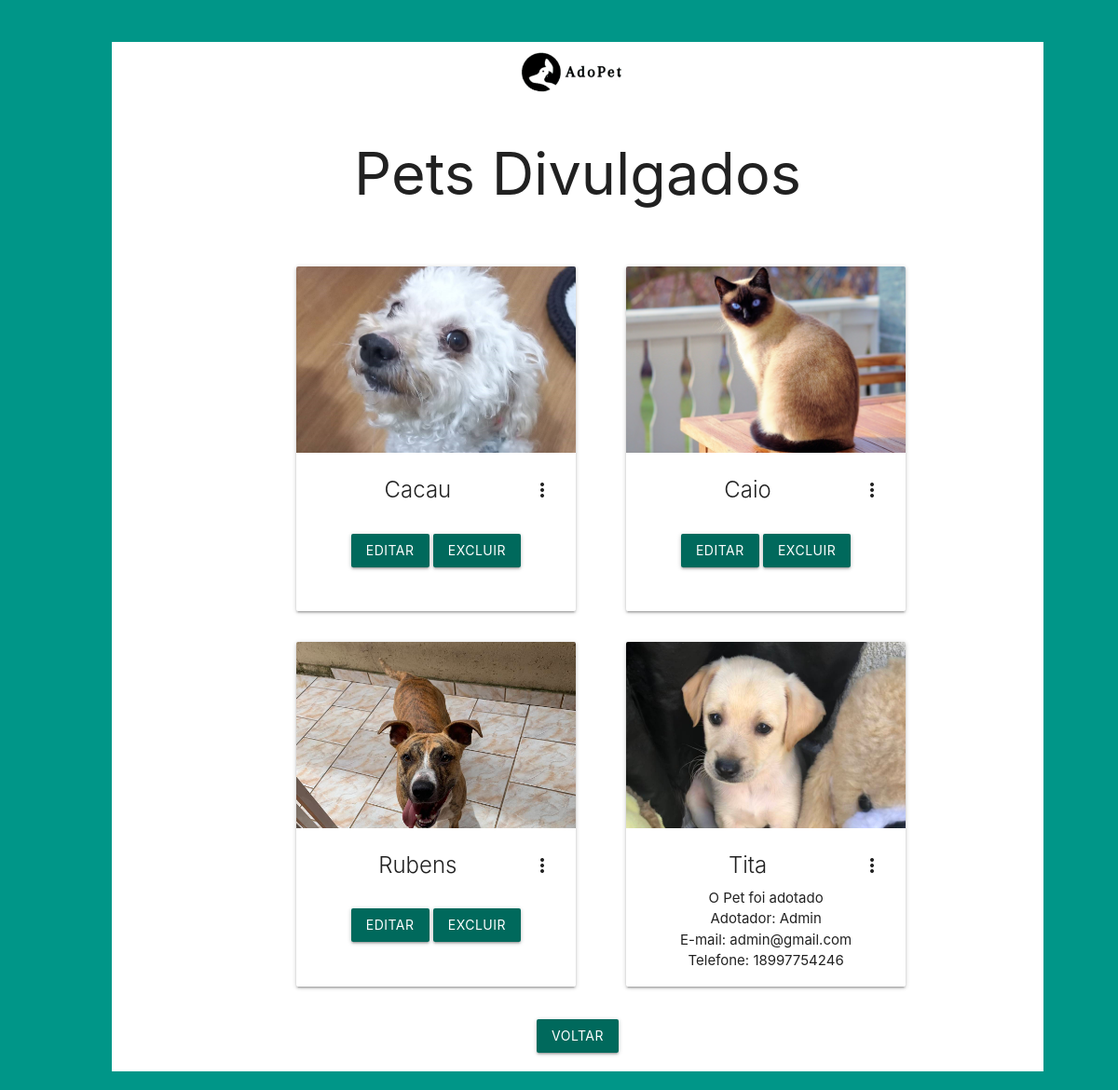
The page /lstDivulgados.php (signed in) on the database its author committed.
### tables this page shows
CREATE TABLE `pet` (
  `id` int(11) NOT NULL,
  `nome` varchar(35) NOT NULL,
  `idade` int(11) NOT NULL,
  `animal` int(11) NOT NULL,
  `protetor` int(11) NOT NULL,
  `raca` int(11) NOT NULL,
  `sexo` varchar(1) NOT NULL,
  `porte` varchar(1) NOT NULL,
  `descricao` varchar(300) NOT NULL,
  `imagem` varchar(33) NOT NULL,
  `estado` varchar(1) NOT NULL DEFAULT 'L',
  `adotador` int(11) NOT NULL DEFAULT 0
);

CREATE TABLE `usuario` (
  `id` int(11) NOT NULL,
  `username` varchar(35) NOT NULL,
  `login` varchar(30) NOT NULL,
  `telefone` varchar(11) NOT NULL,
  `password` varchar(32) NOT NULL,
  `nivel` int(11) NOT NULL DEFAULT 1
);

### lstDivulgados.php (the view, shortened to what this page needs)
<?php
$id = $_SESSION['id'];
$pdo = Conexao::conectar();
$sql  = "select pet.id, pet.nome, pet.idade, pet.sexo, raca.raca, pet.porte, animal.tipoanimal, pet.descricao, pet.adotador, pet.imagem, usuario.login, usuario.username, usuario.telefone from pet  inner join usuario on pet.adotador = usuario.id
inner join animal on pet.animal = animal.id
inner join raca on pet.raca = raca.id
where protetor =";
$sql1 = " order by nome";
$lstDog = $pdo->query($sql.$id.$sql1);
?>
<!DOCTYPE html>
<html lang="pt-br">
<head>
  <link rel="stylesheet" href="css/style.css">
  <link rel="stylesheet" href="https://cdnjs.cloudflare.com/ajax/libs/materialize/1.0.0/css/materialize.min.css">
</head>
<body class="teal">
  <br>
  <br>
  <div class="bigcontainer white">
  <div class="had-container center">
                            <img src="./images/icon.jpeg" width="150" class="circle responsive-img">
                            <div class="row login">
                            <h1 class="center">Pets Divulgados</h1>
                            <br>
                                <form action="edtUser.php" method="post" id="frmInsUser" class="col s12">
                                    <div class="row">
                                    <?php
  foreach ($lstDog as $adocao) {
  ?>
      <div class="blocks1">
        <div class="card card1">
          <div class="card-image card-image1 waves-effect waves-block waves-light">
            <img class="activator imgcard" src="<?php echo $adocao['imagem'] ?>">
          </div>
          <div class="card-content">
            <span class="card-title activator grey-text text-darken-4"><?php echo $adocao['nome'] ?><i class="material-icons right">more_vert</i></span>
               <?php if ($adocao['adotador']==0){ ?>
                <br>
                <button class="btn waves-effect waves-light teal darken-3" type="button" id="btnVoltar" onclick="JavaScript:location.href='frmEdtPet.php?id=<?php echo $adocao['id']?>'">
                                            Editar
                                        </button>
                                        <button class="btn waves-effect waves-light teal darken-3" type="button" id="btnVoltar" onclick="JavaScript:location.href='frmRemPet.php?id=<?php echo $adocao['id']?>'">
                                            Excluir
                                        </button>
               <?php }
               else{?>
                <span>O Pet foi adotado</span><br>
                <span>Adotador: <?php echo $adocao['username'] ?></span><br>
                <span>E-mail: <?php echo $adocao['login'] ?></span><br>
                <span>Telefone: <?php echo $adocao['telefone'] ?></span>
                <?php }?>
        </div>
        </div>
      </div>
  <?php
    }
  ?>
                                </div>
                                    <div class="row">
                                        <button class="btn waves-effect waves-light teal darken-3" type="button" id="btnVoltar" onclick="JavaScript:location.href='index.php'">
                                            Voltar
                                        </button>
                                    </div>
                            </div>
                    </div>
                </div>
</body>
</html>

### css/style.css (style rules this page uses)
.blocks1 { width: 300px; display: inline-grid; margin-left: 50px; margin-top: 10px; }
.card { height: 320px; }
.card1 { height: 370px; }
.card-image1 { height: 200px; width: 300px; }
.imgcard { height: 200px; width: 200px; object-position: 30% 30%; object-fit: cover; }
.bigcontainer { padding-top: auto; margin-left: 10%; width: 1000px; }

### rows shown on the page
pet: imagem (picture), nome "Cacau"
pet: imagem (picture), nome "Caio"
pet: imagem (picture), nome "Rubens"
pet: imagem (picture), nome "Tita", adotador.username "Admin", adotador.login "admin@gmail.com", adotador.telefone "18997754246"
